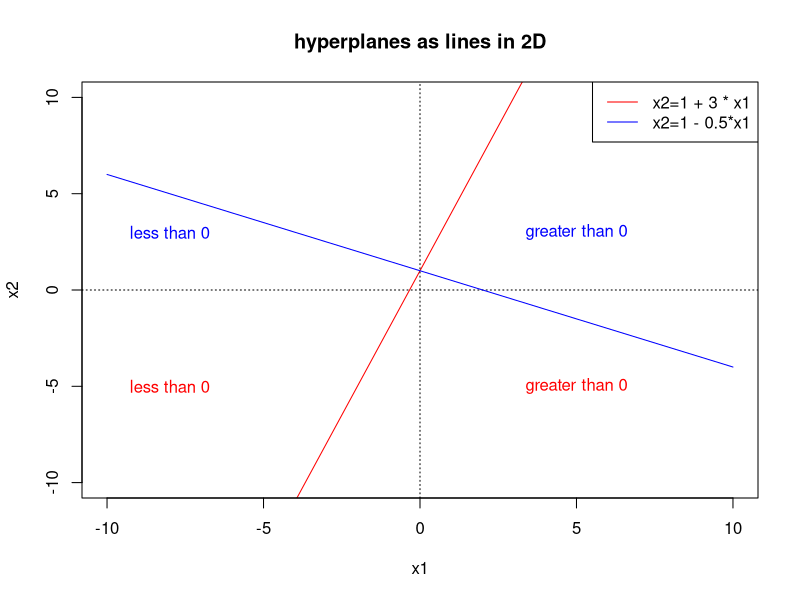
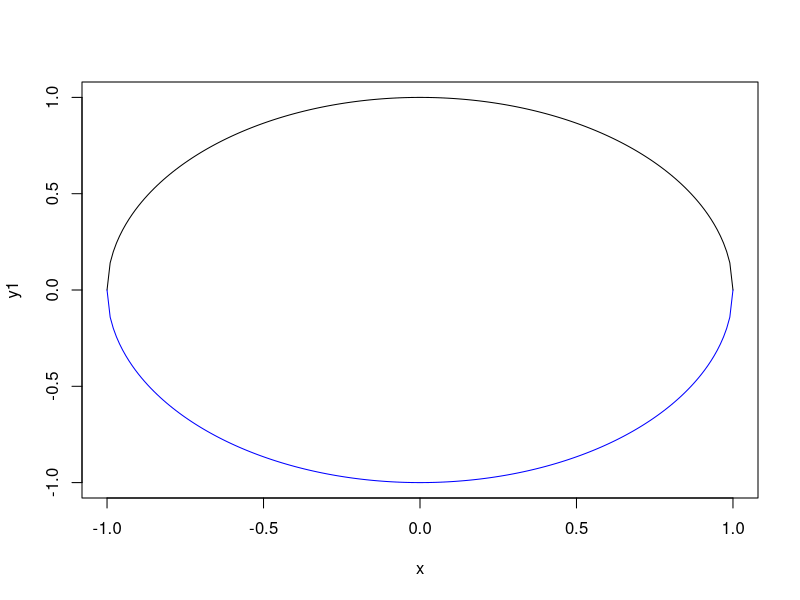
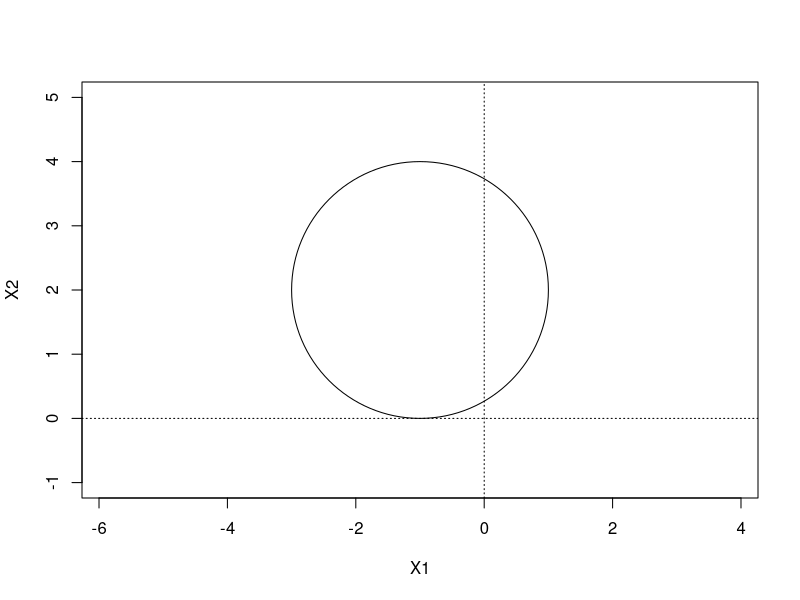
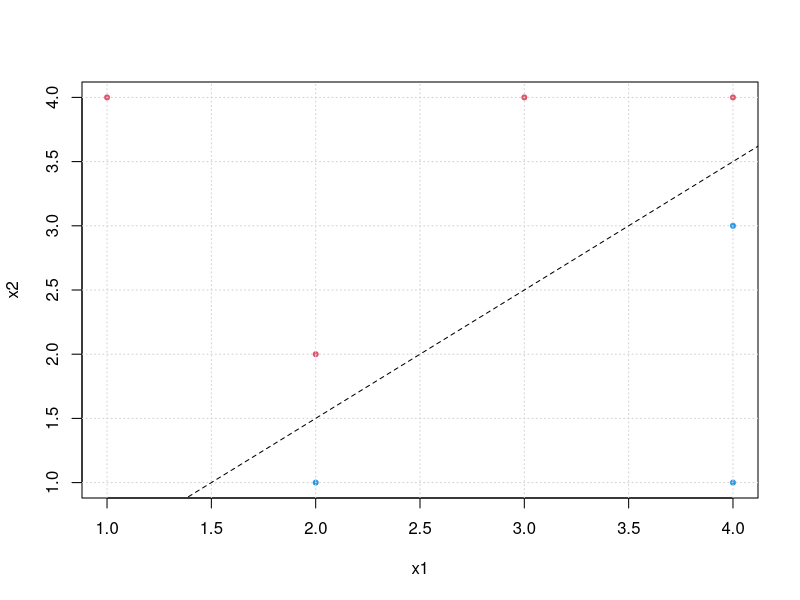
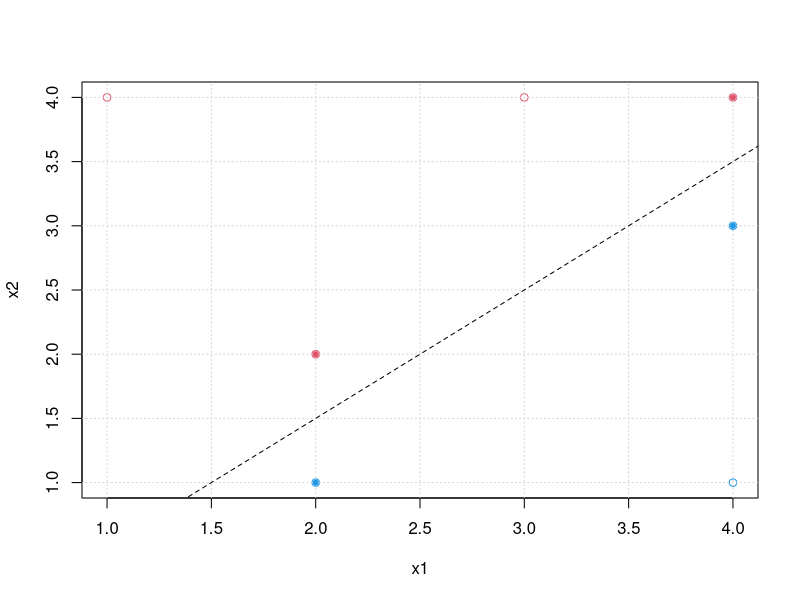
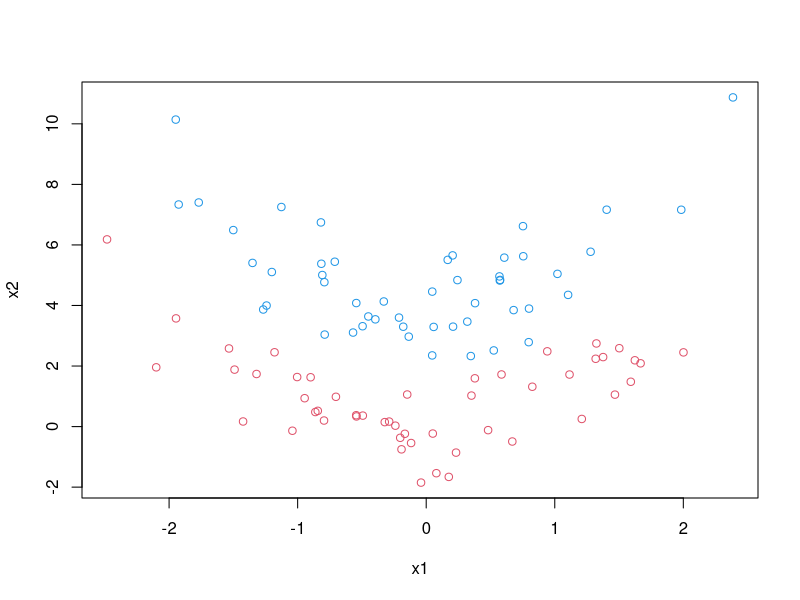
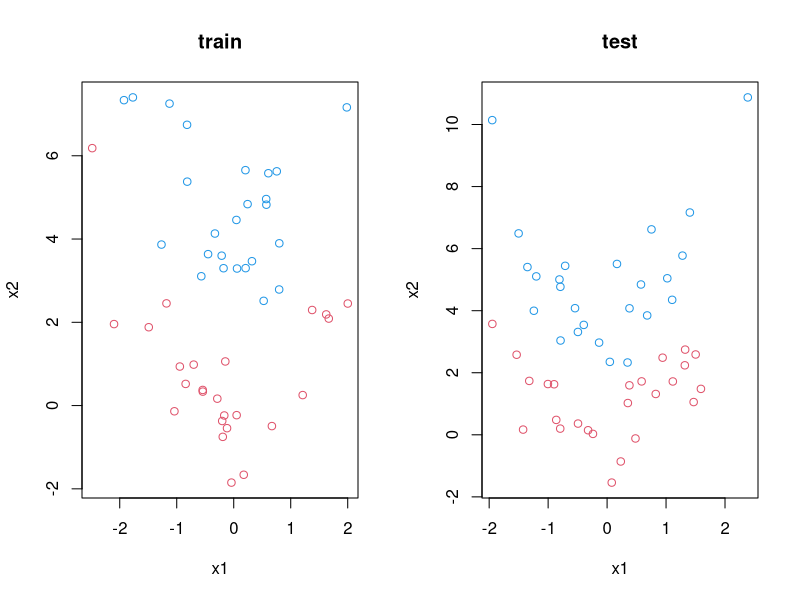

These charts were generated, in order, by the following R code: (Note: this script raises an error after producing the figures.)
##ch9-applied


# setwd("~/Dropbox/cs/bigdata/lagunita/tibshirani/ch9-SVM/");source("ch9-applied.R")

pprint<-function(msg, bc="*"){
  mlen <- nchar(msg)
  bord_str <- paste(rep(bc, mlen+4),collapse="")
  msg_bord_str <- paste(rep(bc, 1),collapse="")
  print(bord_str)
  print(paste( msg_bord_str,msg, msg_bord_str), sep="")
  print(bord_str)
}

pprint("ex 1")

x1 <- -10:10
x2 <- 1 + 3*x1
plot(x1,x2,type="l", col="red", ylim=range(x1), main="hyperplanes as lines in 2D")
abline(v=0,  lty="dotted")
abline(h=0,  lty="dotted")
text(c(5), c(-5), "greater than 0", col = "red")
text(c(-8), c(-5), "less than 0", col = "red")
x2_p <- 1 - 0.5*x1
lines(x1,x2_p, type="l", col="blue")
text(c(5), c(3), "greater than 0", col = "blue")
text(c(-8), c(3), "less than 0", col = "blue")
legend("topright", c("x2=1 + 3 * x1", "x2=1 - 0.5*x1"),col=c("red", "blue"), cex=1, lty=1 )



pprint("ex 2")

## testing plotting a circle
x <-seq(-1,1,by=0.01)
y1<- sqrt(1-x^2)
y2 <- -sqrt(1-x^2)
plot(x,y1,type="l", ylim=c(-1,1) )
lines(x,y2,type="l",col="blue")


#$(1+X_1)^2 + (2-X_2)^2 =4$ is a circle with radius 2 and center (-1,2)

#this is how to plot a circle
radius = 2
plot(NA, NA, type = "n", xlim = c(-4, 2), ylim = c(-1, 5), asp = 1,
     xlab = "X1", ylab = "X2")
symbols(c(-1), c(2), circles = c(radius), add = TRUE,inches=FALSE)
abline(v=0,  lty="dotted")
abline(h=0,  lty="dotted")


pprint("ex3")

x1<-c(3,2,4,1,2,4,4)
x2<-c(4,2,4,4,1,3,1)
y<-c(rep(2,4),rep(4,3))

plot(x1,x2,col=y,pch=20)
grid()
abline(a=-0.5,b=1, lty="dashed")

# $$ 0.5 - X_1  + X_2   = 0$$

###c
# classify to red if $$0.5 - X_1  + X_2  < 0 $$ 
# classify to blue if $$0.5 - X_1  + X_2  >0 $$ 

###e
plot(x1,x2,col=y,pch=1)
grid()
abline(a=-0.5,b=1, lty="dashed")
points(x1[c(2,3,5,6)],x2[c(2,3,5,6)], col=y[c(2,3,5,6)], pch=20)




pprint("ex4")

set.seed(131)
ns <- 100

# x<-matrix(rnorm(ns*2),ncol=2)
# y<- c( rep(-1,ns/2) , rep(1,ns/2) )
# x[y==1,] <- x[y==1,] + 0.5
# dat <- data.frame(x=x, y=as.factor(y))

##generate quadratic dependency data
x1 <- rnorm(ns)
x2 <-  2 + x1^2 + rnorm(ns)
x2[1:(ns/2)] <- x2[1:(ns/2)] + 2  #seperate two half s up and down
x2[(ns/2+1):ns] <- x2[(ns/2+1):ns] - 2

y<- c( rep(-1,ns/2) , rep(1,ns/2) )
plot(x1,x2,col=(3-y))

dat <- data.frame(x1,x2,y=as.factor(y))

#divide to train and test sets half half
train <- c(sample(1:(ns/2), ns/4), sample( (ns/2+1):ns, ns/4) )
test  <- (1:ns)[-train]

dat_train <- dat[train,]
dat_test  <- dat[test,]

## checking visual data 
par(mfrow=c(1,2))
plot(as.matrix(dat[train,1:2]), col=(3-y[train]), main="train" )
plot(as.matrix(dat[test,1:2]), col=(3-y[test]), main="test" )



#linear
cst <- 10
svm_lin <- svm(y~., data=dat_train , kernel="linear", cost=cst, scale=FALSE)

cm <- table(fit=svm_lin$fitted, truth=dat_train$y)
print(cm)
print(paste("svm linear train errror", 1 - sum(diag(cm))/sum(cm) ))

#polynomial
svm_poly <- svm(y~., data=dat_train , kernel="polynomial", degrees=4, cost=cst, scale=FALSE)
cm <- table(fit=svm_poly$fitted, truth=dat_train$y)
print(cm)
print(paste("svm polynomial train error:", 1 - sum(diag(cm))/sum(cm) ))

#radial
svm_rad <- svm(y~., data=dat_train , kernel="radial", cost=cst, gamma=1)
cm <- table(fit=svm_rad$fitted, truth=dat_train$y)
print(cm)
print(paste("svm radial train error:", 1- sum(diag(cm))/sum(cm) ))



##plotting fits on train data

plot(svm_lin, dat_train, main="linear")
plot(svm_poly, dat_train, main="polynomial")
plot(svm_rad, dat_train, main = "radial")


#### lest verify on test error

##linear predict on test
lbl <- "svm linear test error"
yhat <- predict(svm_lin, dat_test)
cm <- table(predict=yhat, truth=dat_test$y)
print(cm)
print(paste(lbl, 1 - sum(diag(cm))/sum(cm) ))

##polynomial predict on test
lbl <- "svm polynomial test error"
yhat <- predict(svm_poly, dat_test)
cm <- table(predict=yhat, truth=dat_test$y)
print(cm)
print(paste(lbl, 1 - sum(diag(cm))/sum(cm) ))

##radial predict on test
lbl <- "svm radial test error"
yhat <- predict(svm_rad, dat_test)
cm <- table(predict=yhat, truth=dat_test$y)
print(cm)
print(paste(lbl, 1 - sum(diag(cm))/sum(cm) ))




#####
dev.off()

pprint("EX 5")
set.seed(421)
#Here we compare SVM with non-linear boundary with logistic regression using non-linear
#transformations

require(glmnet)

##a)
n<-500
p<-2
x1<-runif(n)-0.5
x2<-runif(n)-0.5
y<- (x1^2 - x2^2 >0) 
yy<-rep(-1,length(y))
yy[which(y==T)] <- 1

dat <- data.frame(x1,x2,y=as.factor(yy) )


##b)
plot(x1,x2,col=(3-yy),)

###c)
#define train, test as half 
train <- sample(n, n/2)
test <- (1:n)[-train]
dat_train <- dat[train,]
dat_test <- dat[test,]

fit_logi <- glm(y~x1+x2, data=dat, family=binomial)

##d)
yhat <- predict(fit_logi, dat_train, type="response")

ypred <- rep(-1, length(yhat))
ypred[which(yhat>0.528)] <- 1 

#we obtain a a linear boundary
plot(as.matrix(dat_train[,1:2]), col=(3-ypred) )


###e)
fit_logi_nl <- glm(y ~ poly(x1,2) + poly(x2,2) + I(x1*x2) , data=dat, family=binomial)

###f)
yhat <- predict(fit_logi_nl, dat_train, type="response")
ypred <- rep(-1, length(yhat))
ypred[which(yhat>0.5)] <- 1

##now we have a non-linear boundary
plot(as.matrix(dat_train[,1:2]), col=(3-ypred) )


cm <- table(predict=ypred, truth=dat_train$y)
print(cm)
lbl <- "logistic on non-linear x1 and x2,  train error"
print(paste(lbl, 1 - sum(diag(cm))/sum(cm) ))

##g)
cst <-10
svmfit <- svm(y ~ . , data=dat, kernel="radial",cost=cst, gamma=1)

#boundary
plot(svmfit, dat_train, main="train")

yhat <- predict(svmfit, dat_train)
ypred <- rep(-1, length(yhat))
ypred[which(yhat=="1")] <- 1

plot(as.matrix(dat_train[,1:2]), col=(3-ypred) )

cm <- table(predict=ypred, truth=dat_train$y)
print(cm)
lbl <- "svm on x1 , x2  train error"
print(paste(lbl, 1 - sum(diag(cm))/sum(cm) ))

#we observe a classification according to svm boundaries

##h)
svmfit_nl <- svm(y ~  x1 + x2 + x1^2 + x2^2 + x1*x2 ,
                data=dat, kernel="radial",cost=cst, gamma=1)

#plot(svmfit_nl, dat_train, main="train")

yhat <- predict(svmfit_nl, dat_train)
ypred <- rep(-1, length(yhat))
ypred[which(yhat=="1")] <- 1

plot(as.matrix(dat_train[,1:2]), col=(3-ypred) )


cm <- table(predict=ypred, truth=dat_train$y)
print(cm)
lbl <- "svm on non-linear x1 and x2,  train error"
print(paste(lbl, 1 - sum(diag(cm))/sum(cm) ))


##i )

#we observe that logicstic regresssion on non-linear functions of x1 and x2 finds a correct 
#non-linear boundaries,   but the error rate of svm is much better .  Small differnce between fitting
#sfm on linear x1 and x2 or non-linear x1 and x2



#########
pprint("ex 6")

###a
set.seed(3154)
##class 1
x.one <- runif(500, 0, 90)
y.one <-  runif(500, x.one + 10, 100)

x.one.noise <- runif(50,20,80)
y.one.noise <- 5/4 * (x.one.noise - 10) + 0.1

#class 0
x.zero <- runif(500, 0, 90)
y.zero <-  runif(500, 0, x.zero - 10)

x.zero.noise <- runif(50,20,80)
y.zero.noise <- 5/4 * (x.zero.noise - 10) - 0.1

#combine all 
class.one <- 1:550
class.zero <- (1:1100)[-class.one]

x <- c(x.one, x.one.noise, x.zero, x.zero.noise)
y <- c(y.one, y.one.noise, y.zero, y.zero.noise)
plot(x[class.one], y[class.one], col="blue", pch="+", ylim = c(0,100) )
points(x[class.zero], y[class.zero], col="red", pch=4 )


##b
# require(e1071)
# set.seed(555)
# z = rep(0, 1100)
# z[class.one] = 1
# data = data.frame(x = x, y = y, z = z)
# tune.out = tune(svm, as.factor(z) ~ ., data = data, kernel = "linear", ranges = list(cost = c(0.01, 
#     0.1, 1, 5, 10, 100, 1000, 10000)))
# print( summary(tune.out) )


# print( data.frame(cost = tune.out$performances$cost, misclass = tune.out$performances$error * 
#     1100) )

#### c)
set.seed(1111)
x.test = runif(1000, 0, 100)
class.one = sample(1000, 500)
y.test = rep(NA, 1000)
# Set y > x for class.one
for (i in class.one) {  #index of class.one
    y.test[i] = runif(1, x.test[i], 100)
}
# set y < x for class.zero
for (i in setdiff(1:1000, class.one)) {   #index of class zero
    y.test[i] = runif(1, 0, x.test[i])
}
plot(x.test[class.one], y.test[class.one], col = "blue", pch = "+")
points(x.test[-class.one], y.test[-class.one], col = "red", pch = 4)
